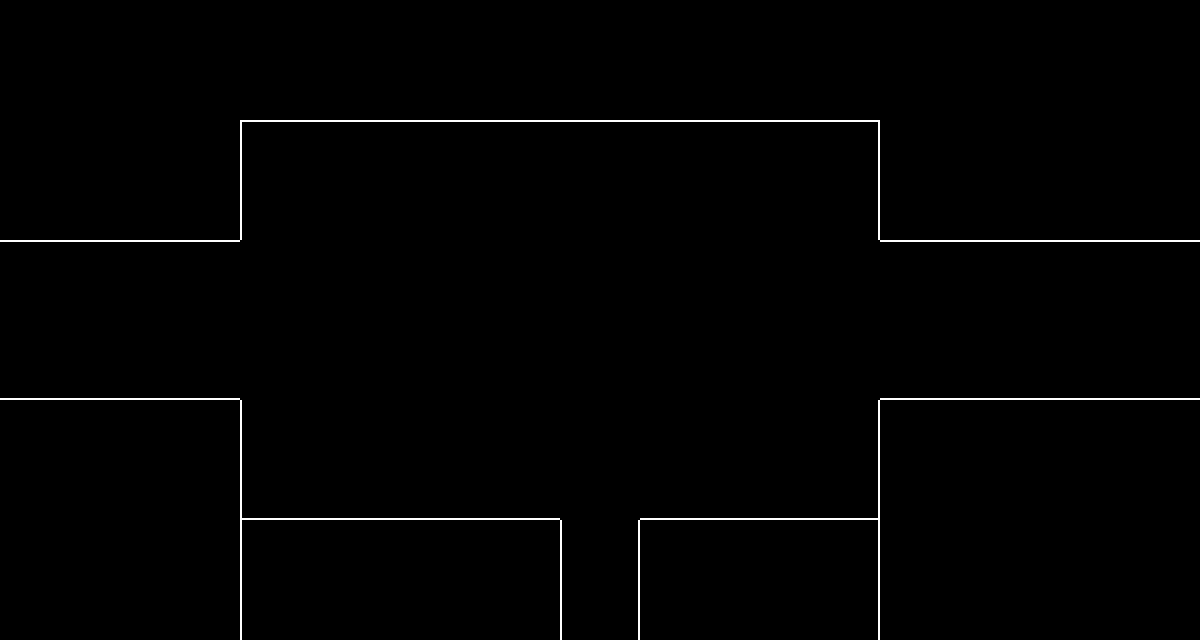

A 2D game scene composited from a Tiled map and its tileset images. What follows is a short description and the map's XML, with every tile layer's data as written:
An orthogonal 30x16 tile map with 40x40 px tiles, 1 tile layer (Tile Layer 1) and 21 objects (3x transition, enemy, spawn, east, south, ...).

<map version="1.9" tiledversion="1.9.0" orientation="orthogonal" renderorder="right-down" width="30" height="16" tilewidth="40" tileheight="40" infinite="0" nextlayerid="7" nextobjectid="22">
 <editorsettings>
  <export target="data.lua" format="lua" />
 </editorsettings>
 <properties>
  <property name="border" value="simple" />
  <property name="music" value="deltarune/wind_highplace" />
 </properties>
 <tileset firstgid="1" source="../../../../../../tilesets/thoughts.tsx" />
 <objectgroup id="6" name="objects_bg" />
 <layer id="1" name="Tile Layer 1" width="30" height="16">
  <data encoding="csv">
0,0,0,0,0,0,0,0,0,0,0,0,0,0,0,0,0,0,0,0,0,0,0,0,0,0,0,0,0,0,
0,0,0,0,0,0,0,0,0,0,0,0,0,0,0,0,0,0,0,0,0,0,0,0,0,0,0,0,0,0,
0,0,0,0,0,0,0,0,0,0,0,0,0,0,0,0,0,0,0,0,0,0,0,0,0,0,0,0,0,0,
0,0,0,0,0,0,1,2,2,2,2,2,2,2,2,2,2,2,2,2,2,3,0,0,0,0,0,0,0,0,
0,0,0,0,0,0,4,5,5,5,5,5,5,5,5,5,5,5,5,5,5,6,0,0,0,0,0,0,0,0,
0,0,0,0,0,0,4,5,5,5,5,5,5,5,5,5,5,5,5,5,5,6,0,0,0,0,0,0,0,0,
2,2,2,2,2,2,5,5,5,5,5,5,5,5,5,5,5,5,5,5,5,5,2,2,2,2,2,2,2,2,
5,5,5,5,5,5,5,5,5,5,5,5,5,5,5,5,5,5,5,5,5,5,5,5,5,5,5,5,5,5,
5,5,5,5,5,5,5,5,5,5,5,5,5,5,5,5,5,5,5,5,5,5,5,5,5,5,5,5,5,5,
8,8,8,8,8,8,5,5,5,5,5,5,5,5,5,5,5,5,5,5,5,5,8,8,8,8,8,8,8,8,
5,5,5,5,5,5,4,5,5,5,5,5,5,5,5,5,5,5,5,5,5,6,5,5,5,5,5,5,5,5,
5,5,5,5,5,5,4,5,5,5,5,5,5,5,5,5,5,5,5,5,5,6,5,5,5,5,5,5,5,5,
5,5,5,5,5,5,7,8,8,8,8,8,8,8,5,5,8,8,8,8,8,9,5,5,5,5,5,5,5,5,
5,5,5,5,5,5,4,5,5,5,5,5,5,5,4,6,5,5,5,5,5,6,5,5,5,5,5,5,5,5,
5,5,5,5,5,5,4,5,5,5,5,5,5,5,4,6,5,5,5,5,5,6,5,5,5,5,5,5,5,5,
5,5,5,5,5,5,4,5,5,5,5,5,5,5,4,6,5,5,5,5,5,6,5,5,5,5,5,5,5,5
</data>
 </layer>
 <objectgroup id="3" name="collision">
  <object id="1" x="880" y="400" width="320" height="40" />
  <object id="2" x="880" y="440" width="40" height="80" />
  <object id="3" x="640" y="520" width="240" height="40" />
  <object id="4" x="640" y="560" width="40" height="80" />
  <object id="5" x="520" y="560" width="40" height="80" />
  <object id="6" x="240" y="520" width="320" height="40" />
  <object id="7" x="200" y="440" width="40" height="80" />
  <object id="8" x="0" y="400" width="240" height="40" />
  <object id="9" x="0" y="200" width="240" height="40" />
  <object id="10" x="200" y="120" width="40" height="80" />
  <object id="11" x="240" y="80" width="640" height="40" />
  <object id="12" x="880" y="120" width="40" height="80" />
  <object id="13" x="880" y="200" width="320" height="40" />
 </objectgroup>
 <objectgroup id="4" name="objects">
  <object id="14" name="transition" x="1200" y="240" width="40" height="160">
   <properties>
    <property name="map" value="devhotel/rooms/room_001/thoughts/crossroads" />
    <property name="marker" value="west" />
   </properties>
  </object>
  <object id="15" name="transition" x="560" y="640" width="80" height="40">
   <properties>
    <property name="map" value="devhotel/rooms/room_001/thoughts/left2" />
    <property name="marker" value="entry" />
   </properties>
  </object>
  <object id="16" name="transition" x="-40" y="240" width="40" height="160">
   <properties>
    <property name="map" value="devhotel/rooms/room_001/thoughts/left3" />
    <property name="marker" value="east" />
   </properties>
  </object>
  <object id="21" name="enemy" x="440" y="320">
   <properties>
    <property name="actor" value="voidwanderer" />
    <property name="chase" type="bool" value="true" />
    <property name="encounter" value="voidwanderer" />
   </properties>
   <point />
  </object>
 </objectgroup>
 <objectgroup id="5" name="markers">
  <object id="17" name="spawn" x="880" y="320">
   <point />
  </object>
  <object id="18" name="east" x="1160" y="320">
   <point />
  </object>
  <object id="19" name="south" x="600" y="600">
   <point />
  </object>
  <object id="20" name="west" x="40" y="320">
   <point />
  </object>
 </objectgroup>
</map>
